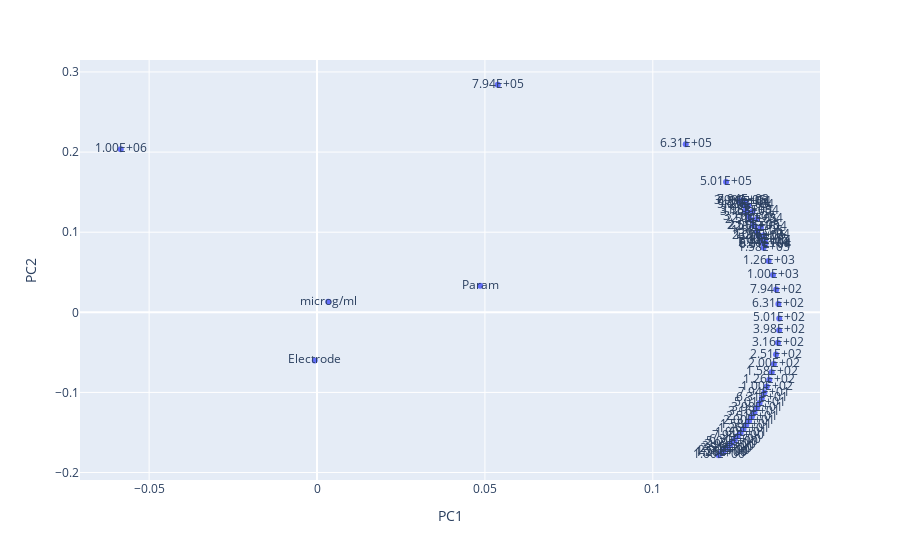

The notebook cell this image was saved under:
### Code cell
# 5. Loadings Plot

loadings_label = df_loadings.index
# loadings_label = df_loadings.index.str.strip(' (cm)')

fig = px.scatter(df_loadings, x='PC1', y='PC2', text=loadings_label)
fig.show()
